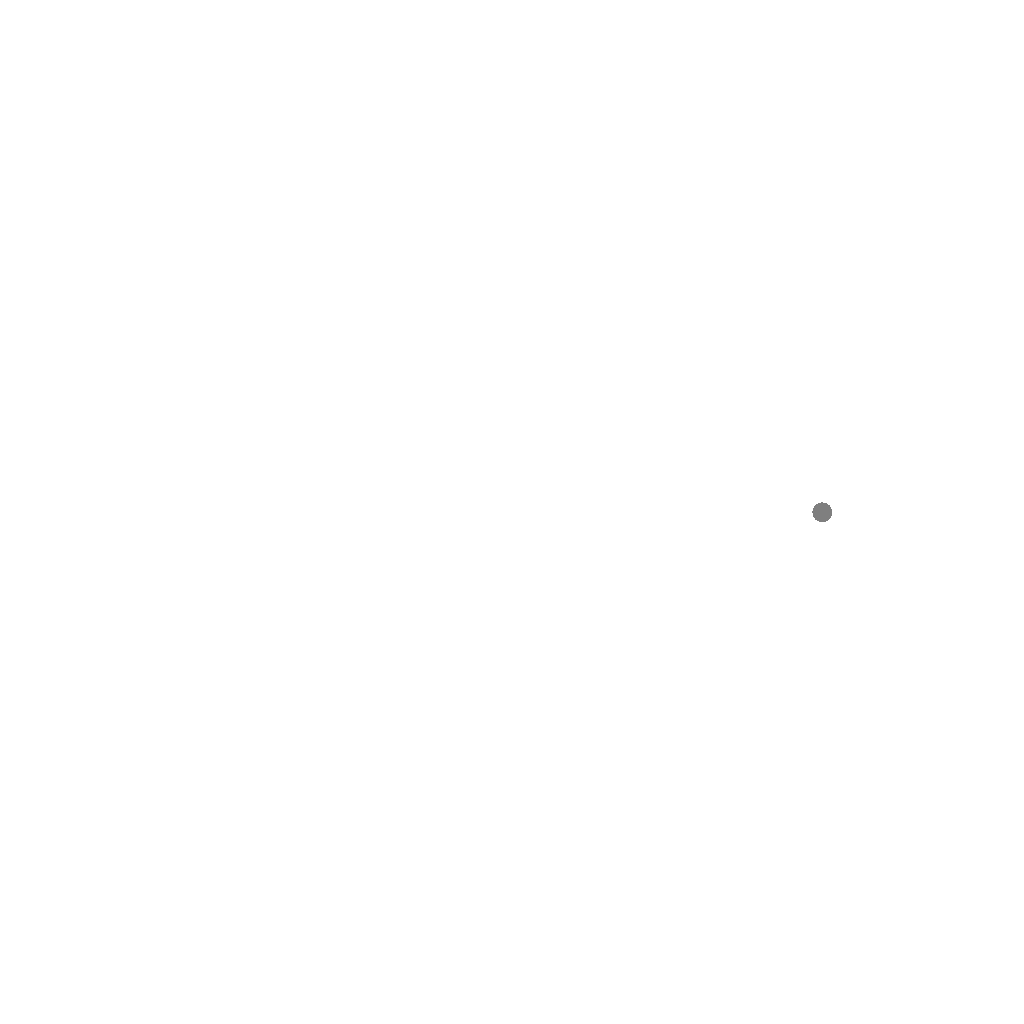
Frame 1 (no input)
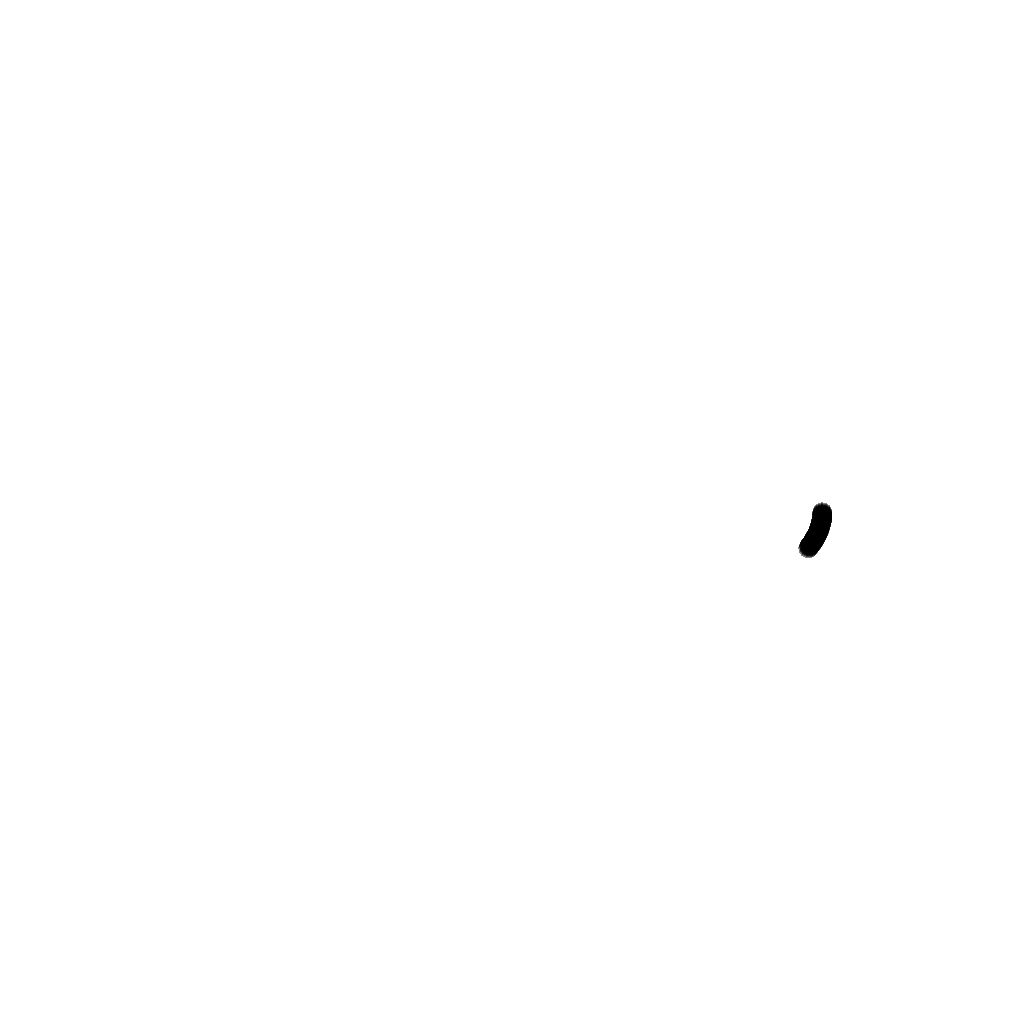
Frame 60 (the mouse pressed at the canvas centre just before this capture)
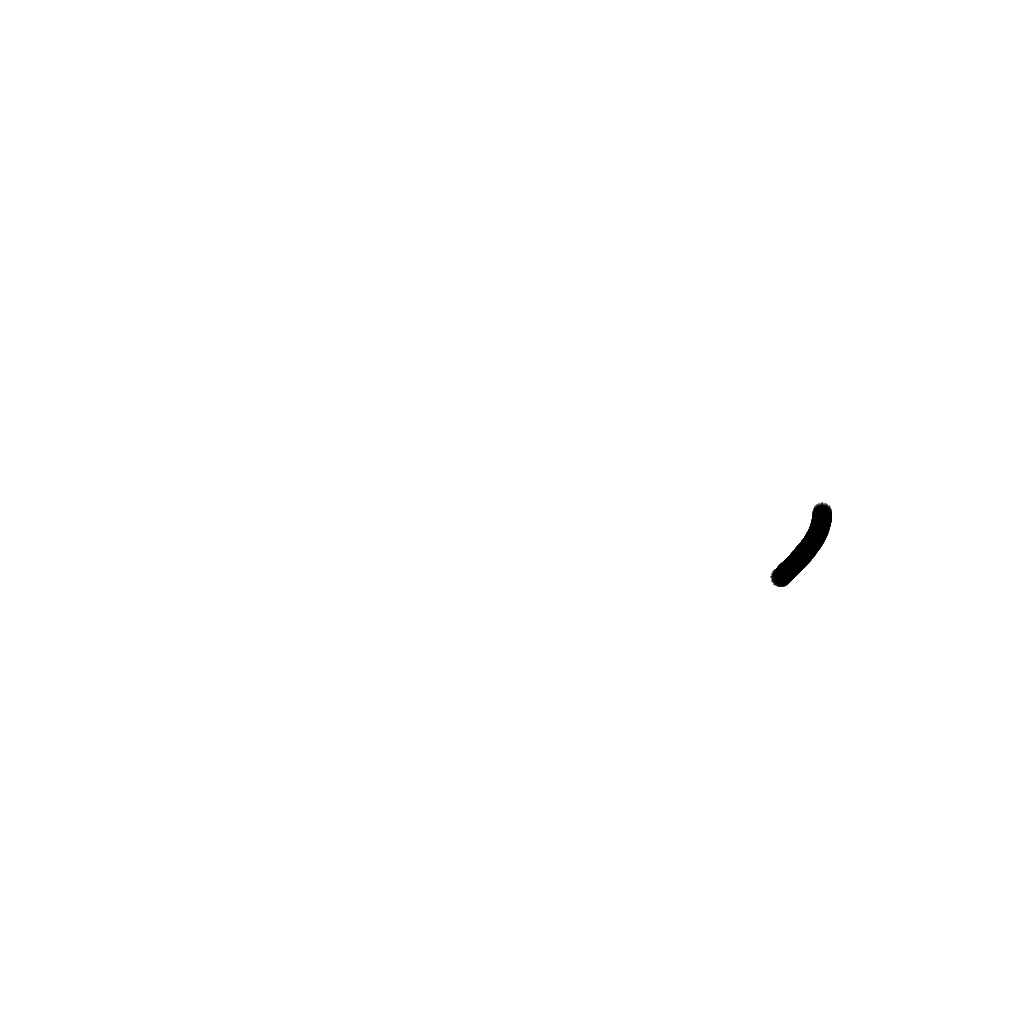
Frame 120 (the mouse held since frame 60 and released just before this capture)

The Processing sketch that drew these frames (run headless with seeded random() and noise(); from frame 60 on, the mouse is pressed at the canvas centre):

// Processing sketch: lecture_240925i_polar
// ── lecture_240925i_polar.pde
void setup(){
  size(1024, 1024);
  background(255);
  noStroke();
  noSmooth();
  fill(0, 128);
}

void draw(){
  translate(width/2, height/2);
  
  float time = frameCount * 0.001;
  float r = map(noise(time), 0, 1, 0, width/2);
  
  // speed up sweep by 2x
  circle(cos(time*2)*r, sin(time*2)*r, 20);
}

void mouseClicked(){
  save("output.png");
  println("saved!");
}
